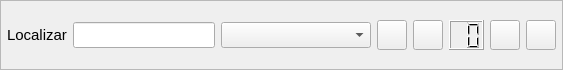
    <widget class="QFrame" name="menuFrame">
     <property name="minimumSize">
      <size>
       <width>0</width>
       <height>45</height>
      </size>
     </property>
     <property name="maximumSize">
      <size>
       <width>16777215</width>
       <height>70</height>
      </size>
     </property>
     <property name="frameShape">
      <enum>QFrame::StyledPanel</enum>
     </property>
     <layout class="QGridLayout" name="gridLayout">
      <property name="leftMargin">
       <number>6</number>
      </property>
      <property name="topMargin">
       <number>6</number>
      </property>
      <property name="rightMargin">
       <number>6</number>
      </property>
      <property name="bottomMargin">
       <number>6</number>
      </property>
      <item row="1" column="8">
       <widget class="QPushButton" name="nextButton">
        <property name="minimumSize">
         <size>
          <width>30</width>
          <height>30</height>
         </size>
        </property>
        <property name="maximumSize">
         <size>
          <width>30</width>
          <height>30</height>
         </size>
        </property>
        <property name="toolTip">
         <string>Siguiente</string>
        </property>
        <property name="text">
         <string/>
        </property>
        <property name="icon">
         <iconset resource="../resources/resources.qrc">
          <normaloff>:/icons/icons/go-next.png</normaloff>:/icons/icons/go-next.png</iconset>
        </property>
       </widget>
      </item>
      <item row="1" column="3">
       <widget class="QComboBox" name="findComboBox">
        <property name="minimumSize">
         <size>
          <width>150</width>
          <height>24</height>
         </size>
        </property>
        <property name="font">
         <font>
          <pointsize>11</pointsize>
         </font>
        </property>
        <property name="toolTip">
         <string>Selecciones Criterio de Localización</string>
        </property>
       </widget>
      </item>
      <item row="1" column="9">
       <widget class="QPushButton" name="listButton">
        <property name="minimumSize">
         <size>
          <width>30</width>
          <height>30</height>
         </size>
        </property>
        <property name="maximumSize">
         <size>
          <width>30</width>
          <height>30</height>
         </size>
        </property>
        <property name="toolTip">
         <string>Listar todas</string>
        </property>
        <property name="text">
         <string/>
        </property>
        <property name="icon">
         <iconset resource="../resources/resources.qrc">
          <normaloff>:/icons/icons/list.png</normaloff>:/icons/icons/list.png</iconset>
        </property>
       </widget>
      </item>
      <item row="1" column="0">
       <widget class="QLabel" name="label_45">
        <property name="sizePolicy">
         <sizepolicy hsizetype="Maximum" vsizetype="Preferred">
          <horstretch>0</horstretch>
          <verstretch>0</verstretch>
         </sizepolicy>
        </property>
        <property name="font">
         <font>
          <pointsize>11</pointsize>
         </font>
        </property>
        <property name="text">
         <string>Localizar</string>
        </property>
        <property name="margin">
         <number>3</number>
        </property>
        <property name="indent">
         <number>0</number>
        </property>
       </widget>
      </item>
      <item row="1" column="7">
       <widget class="QLCDNumber" name="quotLCD">
        <property name="minimumSize">
         <size>
          <width>35</width>
          <height>0</height>
         </size>
        </property>
        <property name="maximumSize">
         <size>
          <width>35</width>
          <height>16777215</height>
         </size>
        </property>
        <property name="toolTip">
         <string>Cotización Nº</string>
        </property>
        <property name="smallDecimalPoint">
         <bool>false</bool>
        </property>
        <property name="digitCount">
         <number>2</number>
        </property>
        <property name="segmentStyle">
         <enum>QLCDNumber::Filled</enum>
        </property>
        <property name="intValue" stdset="0">
         <number>0</number>
        </property>
       </widget>
      </item>
      <item row="1" column="1">
       <widget class="QLineEdit" name="findLineEdit">
        <property name="minimumSize">
         <size>
          <width>130</width>
          <height>24</height>
         </size>
        </property>
        <property name="maximumSize">
         <size>
          <width>200</width>
          <height>16777215</height>
         </size>
        </property>
        <property name="font">
         <font>
          <pointsize>11</pointsize>
         </font>
        </property>
        <property name="toolTip">
         <string>Introduzca Dato a Localizar</string>
        </property>
       </widget>
      </item>
      <item row="1" column="5">
       <widget class="QPushButton" name="findButton">
        <property name="minimumSize">
         <size>
          <width>30</width>
          <height>30</height>
         </size>
        </property>
        <property name="maximumSize">
         <size>
          <width>30</width>
          <height>30</height>
         </size>
        </property>
        <property name="toolTip">
         <string>Ir</string>
        </property>
        <property name="text">
         <string/>
        </property>
        <property name="icon">
         <iconset resource="../resources/resources.qrc">
          <normaloff>:/icons/icons/go.png</normaloff>:/icons/icons/go.png</iconset>
        </property>
       </widget>
      </item>
      <item row="1" column="6">
       <widget class="QPushButton" name="prevButton">
        <property name="minimumSize">
         <size>
          <width>30</width>
          <height>30</height>
         </size>
        </property>
        <property name="maximumSize">
         <size>
          <width>30</width>
          <height>30</height>
         </size>
        </property>
        <property name="toolTip">
         <string>Anterior</string>
        </property>
        <property name="text">
         <string/>
        </property>
        <property name="icon">
         <iconset resource="../resources/resources.qrc">
          <normaloff>:/icons/icons/go-previous.png</normaloff>:/icons/icons/go-previous.png</iconset>
        </property>
       </widget>
      </item>
     </layout>
    </widget>
